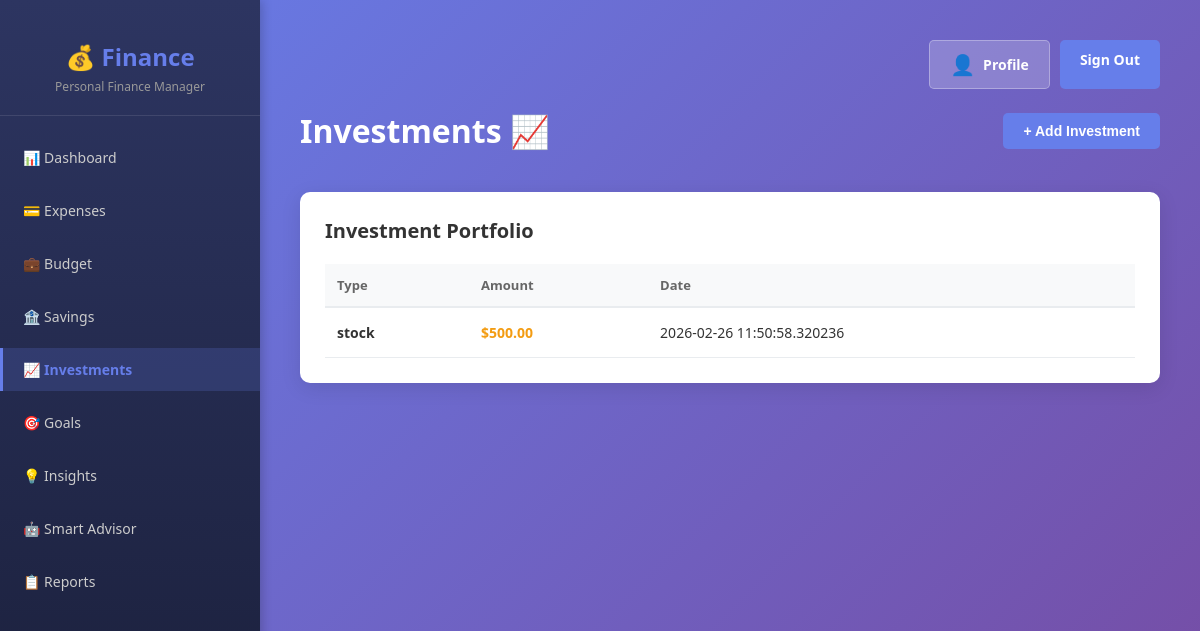
/investment/ (signed in), run on the app's committed database.
### app.py (models this page shows)
class Investment(db.Model):
    id = db.Column(db.Integer, primary_key=True)
    type = db.Column(db.String(50), nullable=False)
    amount = db.Column(db.Float, nullable=False)
    date = db.Column(db.DateTime, default=datetime.utcnow, nullable=False)

### routes/investment_routes.py (the view)
@investment_bp.route("/", methods=["GET", "POST"])
@login_required
def investment():
    if request.method == "POST":
        type = request.form["type"]
        amount = float(request.form["amount"])
        InvestmentService.add_investment(current_user.id, type, amount)
        return redirect(url_for("investment.investment"))
    investments = InvestmentService.get_all_investments(current_user.id)
    return render_template("investments.html", investments=investments)

### finance-app.py (called while the page is built)
@login_manager.user_loader
def load_user(user_id):
    return User.query.get(int(user_id))

### services/investment_service.py (called while the page is built)
    @staticmethod
    def get_all_investments(user_id):
        return Investment.query.filter_by(user_id=user_id).all()

### templates/investments.html (shortened to what this page needs)
{% extends "base.html" %}
{% block content %}
<div class="header">
    <h1>Investments 📈</h1>
    <div class="header-actions">
        <button class="btn btn-primary" onclick="toggleForm('addForm')">+ Add Investment</button>
    </div>
</div>
<div class="table-section">
    <h2>Investment Portfolio</h2>
    {% if investments %}
    <table>
        <thead>
            <tr>
                <th>Type</th>
                <th>Amount</th>
                <th>Date</th>
            </tr>
        </thead>
        <tbody>
            {% for investment in investments %}
            <tr>
                <td><strong>{{ investment.type }}</strong></td>
                <td class="amount-investment">${{ "%.2f"|format(investment.amount) }}</td>
                <td>{{ investment.date if investment.date else 'N/A' }}</td>
            </tr>
            {% endfor %}
        </tbody>
    </table>
    {% else %}
    <div class="empty-state">
        <div class="empty-state-icon">📈</div>
        <p>No investments added yet</p>
        <button class="btn btn-primary" onclick="toggleForm('addForm')">Add Your First Investment</button>
    </div>
    {% endif %}
</div>
{% endblock %}

### templates/base.html (style rules this page uses)
* { margin: 0; padding: 0; box-sizing: border-box; }
body { font-family: 'Segoe UI', Tahoma, Geneva, Verdana, sans-serif; background: linear-gradient(135deg, #667eea 0%, #764ba2 100%); min-height: 100vh; color: #333; }
.header { display: flex; justify-content: space-between; align-items: center; margin-bottom: 40px; }
.header h1 { color: white; font-size: 32px; font-weight: 700; }
.header-actions { display: flex; gap: 10px; }
.btn { padding: 10px 20px; border: none; border-radius: 5px; cursor: pointer; font-size: 14px; font-weight: 600; transition: all 0.3s ease; text-decoration: none; display: inline-block; }
.btn-primary { background: #667eea; color: white; }
.table-section { background: white; border-radius: 10px; padding: 25px; box-shadow: 0 5px 20px rgba(0, 0, 0, 0.1); }
.table-section h2 { font-size: 20px; font-weight: 600; margin-bottom: 20px; color: #333; }
table { width: 100%; border-collapse: collapse; }
th { background: #f8f9fa; padding: 12px; text-align: left; font-weight: 600; color: #666; border-bottom: 2px solid #e9ecef; font-size: 13px; }
td { padding: 15px 12px; border-bottom: 1px solid #e9ecef; font-size: 14px; }

### templates/investments.html (style rules this page uses)
.amount-investment { color: #f39c12; font-weight: 700; }

### data on the page
Investment: type "stock", amount "500.00", date "2026-02-26 11:50:58.320236"
